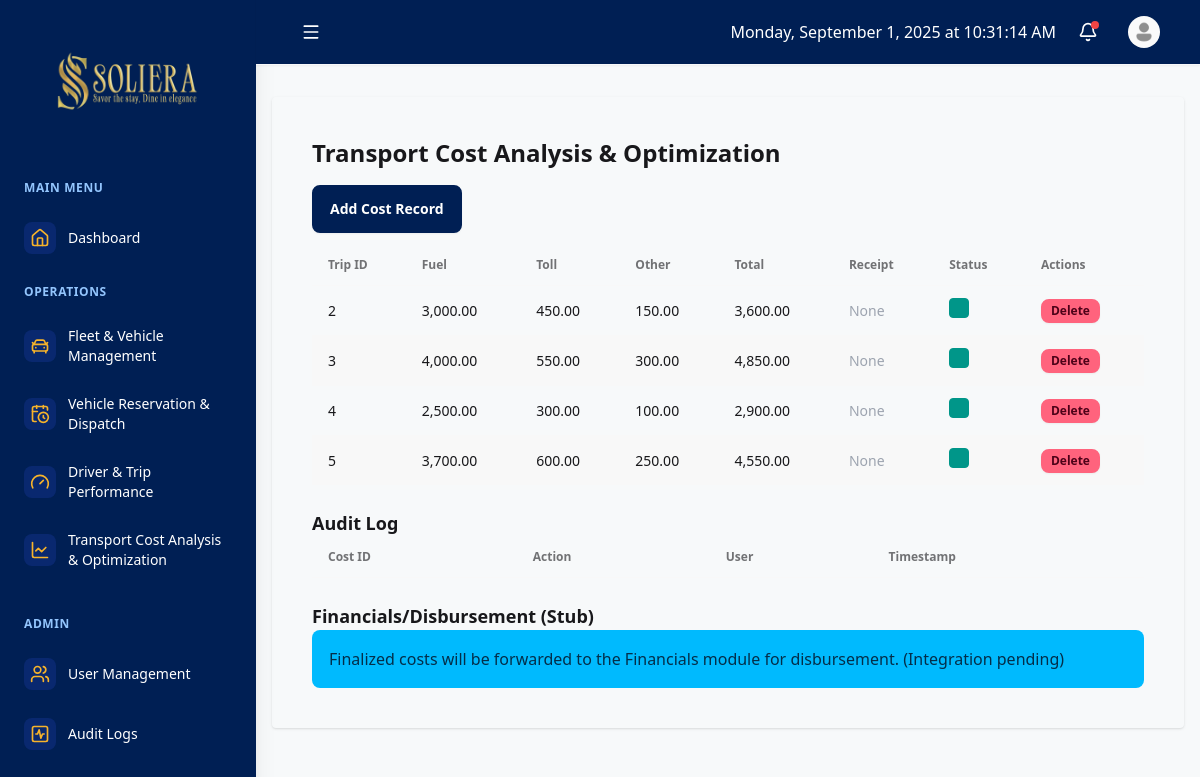
The page /dashboard.php?module=tcao (signed in) on the database as committed earlier.
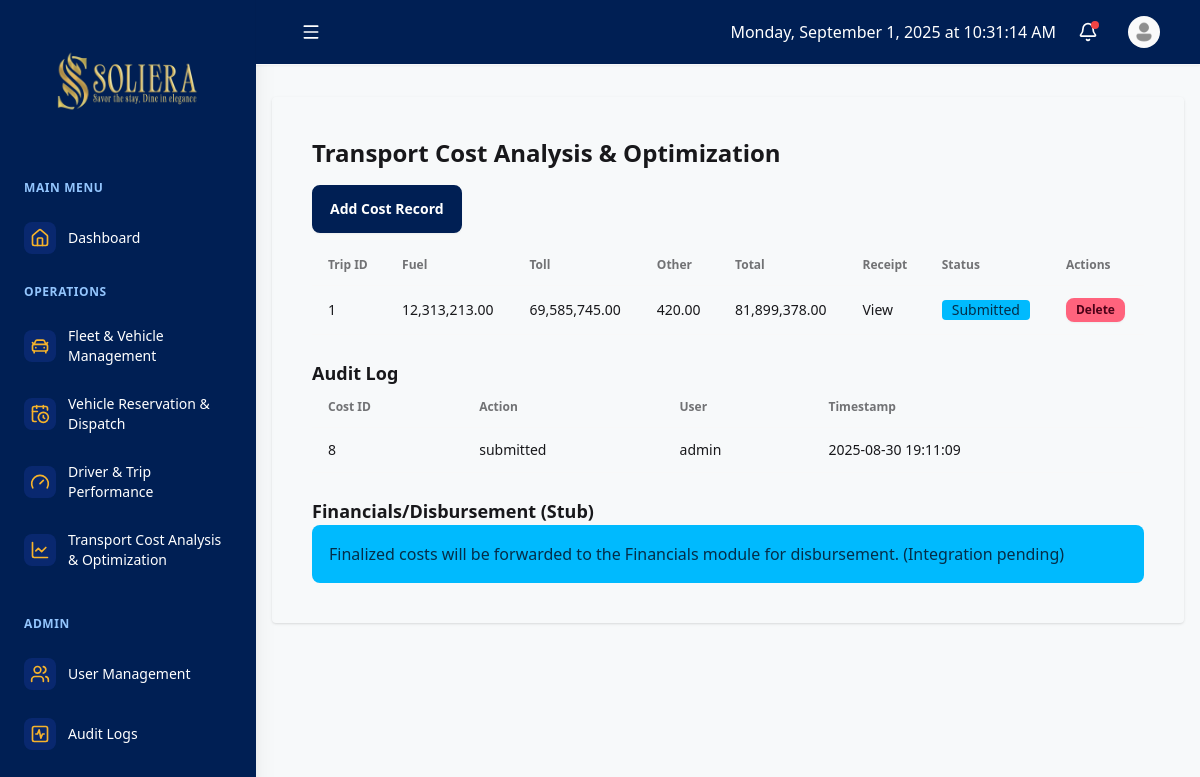
The same page on the database as committed later.
### tables this page shows
CREATE TABLE `transport_costs` (
  `id` int(11) NOT NULL,
  `trip_id` int(11) DEFAULT NULL,
  `fuel_cost` decimal(10,2) DEFAULT NULL,
  `toll_fees` decimal(10,2) DEFAULT NULL,
  `other_expenses` decimal(10,2) DEFAULT NULL,
  `total_cost` decimal(10,2) DEFAULT NULL,
  `status` varchar(255) DEFAULT NULL,
  `receipt` varchar(255) DEFAULT NULL,
  `created_by` varchar(255) DEFAULT NULL,
  `created_at` timestamp(6) NULL DEFAULT NULL
);

CREATE TABLE `tcao_audit_log` (
  `id` int(11) NOT NULL,
  `cost_id` int(11) NOT NULL,
  `action` varchar(64) NOT NULL,
  `user` varchar(64) NOT NULL,
  `timestamp` datetime DEFAULT current_timestamp()
);

### includes/functions.php (called while the page is built, shortened)
<?php
require 'db.php';
function fetchAll($table)
{
    global $conn;
    $result = $conn->query("SELECT * FROM $table");
    return $result->fetch_all(MYSQLI_ASSOC);
}

### modules/tcao.php (the view, shortened to what this page needs)
<?php
require_once __DIR__ . '/../includes/functions.php';
function tcao_view($baseURL)
{
    $role = $_SESSION['role'] ?? 'driver';
    $costs = fetchAll('transport_costs');
    ?>
    <div>
        <h2 class="text-2xl font-bold mb-4">Transport Cost Analysis & Optimization</h2>
        <button class="btn btn-primary mb-3" onclick="tcao_modal.showModal()">Add Cost Record</button>
        <div class="overflow-x-auto">
            <table class="table table-zebra w-full">
                <thead>
                    <tr>
                        <th>Trip ID</th>
                        <th>Fuel</th>
                        <th>Toll</th>
                        <th>Other</th>
                        <th>Total</th>
                        <th>Receipt</th>
                        <th>Status</th>
                        <th>Actions</th>
                    </tr>
                </thead>
                <tbody>
                    <?php foreach ($costs as $c): ?>
                        <tr>
                            <td><?= htmlspecialchars($c['trip_id']) ?></td>
                            <td><?= number_format($c['fuel_cost'], 2) ?></td>
                            <td><?= number_format($c['toll_fees'], 2) ?></td>
                            <td><?= number_format($c['other_expenses'], 2) ?></td>
                            <td><?= number_format($c['total_cost'], 2) ?></td>
                            <td>
                                <?php if (!empty($c['receipt'])): ?>
                                    <a href="./uploads/<?= htmlspecialchars($c['receipt']) ?>" target="_blank">View</a>
                                <?php else: ?>
                                    <span class="text-gray-400">None</span>
                                <?php endif; ?>
                            </td>
                            <td>
                                <span class="badge badge-<?=
                                    $c['status'] === 'submitted' ? 'info' :
                                    ($c['status'] === 'supervisor_approved' ? 'primary' :
                                    ($c['status'] === 'finalized' ? 'success' :
                                    ($c['status'] === 'returned' ? 'error' : 'secondary')))
                                ?>">
                                    <?= htmlspecialchars(ucwords(str_replace('_', ' ', $c['status']))) ?>
                                </span>
                            </td>
                            <td>
                                <?php if ($role === 'admin'): ?>
                                    <a href="<?= htmlspecialchars($baseURL . '&delete=' . $c['id']) ?>" class="btn btn-xs btn-error" onclick="return confirm('Delete this cost record?')">Delete</a>
                                <?php endif; ?>
                            </td>
                        </tr>
                    <?php endforeach; ?>
                </tbody>
            </table>
        </div>
        <h3 class="text-lg font-bold mt-6">Audit Log</h3>
        <div class="overflow-x-auto">
            <table class="table table-compact w-full">
                <thead>
                    <tr><th>Cost ID</th><th>Action</th><th>User</th><th>Timestamp</th></tr>
                </thead>
                <tbody>
                    <?php
                    $logs = fetchAll('tcao_audit_log');
                    foreach ($logs as $log): ?>
                        <tr>
                            <td><?= $log['cost_id'] ?></td>
                            <td><?= htmlspecialchars($log['action']) ?></td>
                            <td><?= htmlspecialchars($log['user']) ?></td>
                            <td><?= htmlspecialchars($log['timestamp']) ?></td>
                        </tr>
                    <?php endforeach; ?>
                </tbody>
            </table>
        </div>
        <h3 class="text-lg font-bold mt-6">Financials/Disbursement (Stub)</h3>
        <div class="alert alert-info">Finalized costs will be forwarded to the Financials module for disbursement. (Integration pending)</div>
    </div>
<?php
}

### dashboard.php (shortened to what this page needs)
<?php
require __DIR__ . '/includes/functions.php';
$module = $_GET['module'] ?? 'dashboard';
$baseURL = 'dashboard.php?module=' . $module;
?>
<!DOCTYPE html>
<html lang="en" data-theme="light">
<head>
  <link href="https://cdn.jsdelivr.net/npm/daisyui@4.0.0/dist/full.css" rel="stylesheet" type="text/css" />
  <link rel="stylesheet" href="./css/style.css">
  <link rel="stylesheet" href="https://cdnjs.cloudflare.com/ajax/libs/font-awesome/6.4.0/css/all.min.css">
</head>
<body class="min-h-screen flex flex-row">
  <?php include 'includes/sidebar.php'; ?>
  <div class="flex flex-col flex-grow">
    <?php include 'includes/navbar.php'; ?>
    <div class="p-4">
      <div class="card mt-4 p-4 shadow rounded">
        <main class="card-body flex-1 p-6">
          <?php
          if ($module === 'dashboard') {
            include __DIR__ . '/includes/dashboard_summary.php';
          } else if ($module === 'audit_log' && function_exists('audit_log_view')) {
            audit_log_view();
          } else if (function_exists("{$module}_view")) {
            call_user_func("{$module}_view", $baseURL);
          }
          ?>
        </main>
      </div>
    </div>
  </div>
  <script src="https://cdn.tailwindcss.com"></script>
</body>
</html>

### includes/sidebar.php (shortened to what this page needs)
<div class="bg-[#001f54] pt-5 pb-4 flex flex-col fixed md:relative transition-all duration-300 ease-in-out
shadow-xl transform -translate-x-full md:transform-none md:translate-x-0" id="sidebar">
  <div class="flex items-center justify-between flex-shrink-0 px-4 mb-6 text-center">
    <h1 class="text-xl font-bold text-white items-center gap-2 px-1 justify-center flex">
      <img id="sidebar-logo" class="hidden" src="images/logo/logofinal.png" alt="">
    </h1>
  </div>
  <div class="flex-1 flex flex-col overflow-y-auto">
    <nav class="flex-1 px-2 space-y-1">
      <div class="px-4 py-2">
        <span class="text-xs font-semibold uppercase tracking-wider text-blue-300 sidebar-text">Main Menu</span>
      </div>
      <a href="dashboard.php" class="block">
        <div class=" flex items-center px-4 py-3 text-sm font-medium rounded-lg transition-all hover:bg-blue-600/50 text-white group">
          <div class="p-1.5 rounded-lg bg-blue-800/30 group-hover:bg-blue-700/50 transition-colors">
            <i data-lucide="home" class="w-5 h-5 text-[#F7B32B] group-hover:text-white"></i>
          </div>
          <span class="ml-3 sidebar-text">Dashboard</span>
        </div>
      </a>
      <div class="px-4 py-2 mt-4">
        <span class="text-xs font-semibold uppercase tracking-wider text-blue-300 sidebar-text">Operations</span>
      </div>
      <a href="./dashboard.php?module=fvm" class="block">
        <div class="flex items-center px-4 py-3 text-sm font-medium rounded-lg transition-all hover:bg-blue-600/50 text-white group">
          <div class="p-1.5 rounded-lg bg-blue-800/30 group-hover:bg-blue-700/50 transition-colors">
            <i data-lucide="car-front" class="w-5 h-5 text-[#F7B32B] group-hover:text-white"></i>
          </div>
          <span class="ml-3 sidebar-text">Fleet & Vehicle Management</span>
        </div>
      </a>
      <a href="./dashboard.php?module=vrds" class="block">
        <div class="flex items-center px-4 py-3 text-sm font-medium rounded-lg transition-all hover:bg-blue-600/50 text-white group">
          <div class="p-1.5 rounded-lg bg-blue-800/30 group-hover:bg-blue-700/50 transition-colors">
            <i data-lucide="calendar-clock" class="w-5 h-5 text-[#F7B32B] group-hover:text-white"></i>
          </div>
          <span class="ml-3 sidebar-text">Vehicle Reservation & Dispatch</span>
        </div>
      </a>
      <a href="./dashboard.php?module=driver_trip" class="block">
        <div class="flex items-center px-4 py-3 text-sm font-medium rounded-lg transition-all hover:bg-blue-600/50 text-white group">
          <div class="p-1.5 rounded-lg bg-blue-800/30 group-hover:bg-blue-700/50 transition-colors">
            <i data-lucide="gauge" class="w-5 h-5 text-[#F7B32B] group-hover:text-white"></i>
          </div>
          <span class="ml-3 sidebar-text">Driver & Trip Performance</span>
        </div>
      </a>
      <a href="./dashboard.php?module=tcao" class="block">
        <div class="flex items-center px-4 py-3 text-sm font-medium rounded-lg transition-all hover:bg-blue-600/50 text-white group">
          <div class="p-1.5 rounded-lg bg-blue-800/30 group-hover:bg-blue-700/50 transition-colors">
            <i data-lucide="chart-line" class="w-5 h-5 text-[#F7B32B] group-hover:text-white"></i>
          </div>
          <span class="ml-3 sidebar-text">Transport Cost Analysis & Optimization</span>
        </div>
      </a>
      <?php
      if ($_SESSION['role'] === 'admin') {
        echo '
        <a href="./dashboard.php?module=user_management" class="block">
          <div class="flex items"> </div>
      <div class="px-4 py-2 mt-4">
        <span class="text-xs font-semibold uppercase tracking-wider text-blue-300 sidebar-text">Admin</span>
      </div>
      <a href="./dashboard.php?module=user_management" class="block">
        <div class="flex items-center px-4 py-3 text-sm font-medium rounded-lg transition-all hover:bg-blue-600/50 text-white group">
          <div class="p-1.5 rounded-lg bg-blue-800/30 group-hover:bg-blue-700/50 transition-colors">
            <i data-lucide="users" class="w-5 h-5 text-[#F7B32B] group-hover:text-white"></i>
          </div>
          <span class="ml-3 sidebar-text">User Management</span>
        </div>
      </a>
  <a href="./dashboard.php?module=audit_log" class="block">
        <div class="flex items-center px-4 py-3 text-sm font-medium rounded-lg transition-all hover:bg-blue-600/50 text-white group">
          <div class="p-1.5 rounded-lg bg-blue-800/30 group-hover:bg-blue-700/50 transition-colors">
            <i data-lucide="square-activity" class="w-5 h-5 text-[#F7B32B] group-hover:text-white"></i>
          </div>
          <span class="ml-3 sidebar-text">Audit Logs</span>
        </div>
      </a>';
      }
      ?>
    </nav>
  </div>
</div>

### includes/navbar.php (shortened to what this page needs)
<header class="bg-[#001f54] shadow-sm z-10 border-b border-base-300 dark:border-gray-700 w-full">
  <div class="px-4 sm:px-6 lg:px-8">
    <div class="flex items-center justify-between h-16">
      <div class="flex items-center">
        <button onclick="toggleSidebar()" class="btn text-white btn-ghost btn-sm hover:bg-[#F7B32B] hover:text-[#001f54]  transition-all hover:scale-105">
          <i data-lucide="menu" class="w-5 h-5"></i>
        </button>
      </div>
      <div class="flex items-center gap-4">
        <div class="animate-fadeIn">
          <span id="philippineTime" class="font-medium text-white max-md:text-sm"></span>
        </div>
        <div class="dropdown dropdown-end">
          <button id="notification-button" tabindex="0" class="btn btn-ghost text-white btn-circle btn-sm relative">
            <i data-lucide="bell" class="w-5 h-5"></i>
            <span class="absolute top-1 right-1 w-2 h-2 bg-red-500 rounded-full"></span>
          </button>
        </div>
        <div class="dropdown dropdown-end">
          <label tabindex="0" class="btn btn-ghost btn-circle avatar">
            <div class="w-8 rounded-full">
              <img src="./images/user-icon.png" alt="User Avatar" />
            </div>
          </label>
        </div>
      </div>
    </div>
  </div>
</header>

### css/style.css (style rules this page uses)
[data-theme="light"] { color-scheme: light; --b1: 98% 0.003 247.858; --b2: 98% 0 0; --b3: 98% 0.002 247.839; --bc: 21% 0.006 285.885; --p: 0.2577 0.1035 259.71; --pc: 100% 0 0; --s: 60% 0.118 184.704; --sc: 12% 0.042 264.695; --a: 0.8102 0.1577 78.92; --ac: 0.3564 0.0391 248.97; --n: 0.3064 0.0875 265.72; --nc: 98% 0.003 247.858; --in: 74% 0.16 232.661; --inc: 29% 0.066 243.157; --su: 76% 0.177 163.223; --suc: 37% 0.077 168.94; --wa: 87% 0.169 91.605; --wac: 41% 0.112 45.904; --er: 71% 0.194 13.428; --erc: 27% 0.105 12.094; --rounded-btn: 0.5rem; --rounded-box: 0.5rem; --rounded-badge: 0.25rem; --border-btn: 2px; --animation-btn: 0.25s; --animation-input: 0.2s; --btn-focus-scale: 0.95; --tab-border: 1px; --tab-radius: 0.5rem; }

Rows that differ between the two databases and show on the page:
removed transport_costs: trip "2", fuel_cost "3,000.00", toll_fees "450.00", other_expenses "150.00", total_cost "3,600.00", shows "None"
removed transport_costs: trip "3", fuel_cost "4,000.00", toll_fees "550.00", other_expenses "300.00", total_cost "4,850.00", shows "None"
removed transport_costs: trip "4", fuel_cost "2,500.00", toll_fees "300.00", other_expenses "100.00", total_cost "2,900.00", shows "None"
removed transport_costs: trip "5", fuel_cost "3,700.00", toll_fees "600.00", other_expenses "250.00", total_cost "4,550.00", shows "None"
added transport_costs: trip "1", fuel_cost "12,313,213.00", toll_fees "69,585,745.00", other_expenses "420.00", total_cost "81,899,378.00", status "Submitted"
added tcao_audit_log: cost "8", action "submitted", user "admin", timestamp "2025-08-30 19:11:09"
